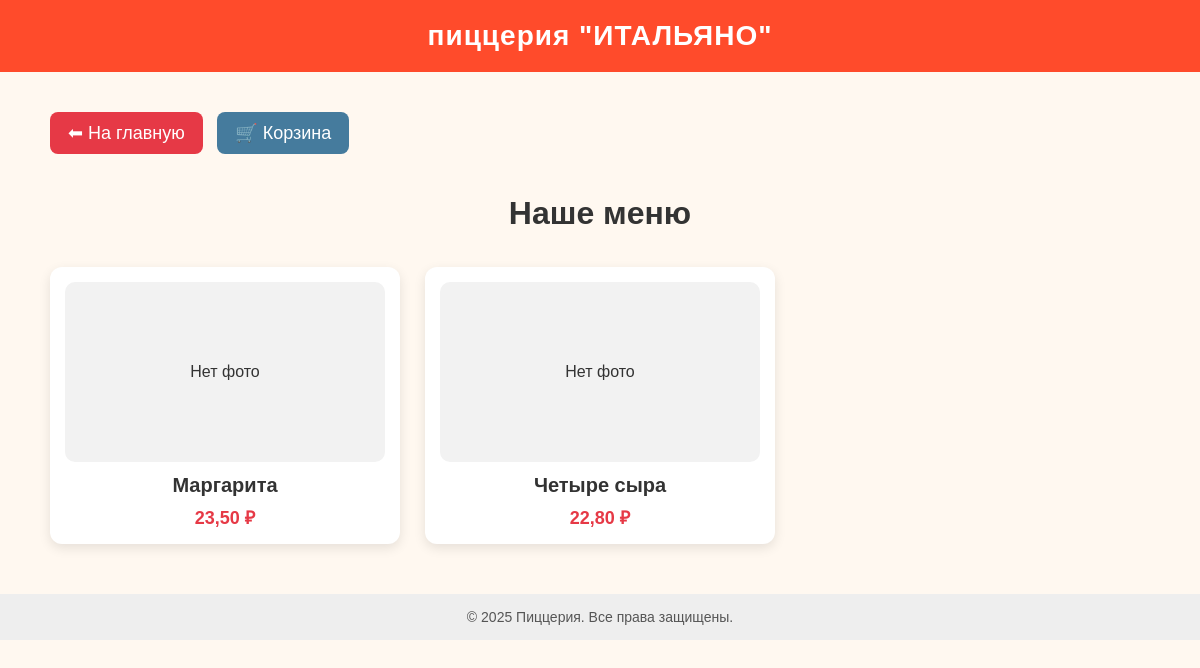
The app's page /menu/, older data.
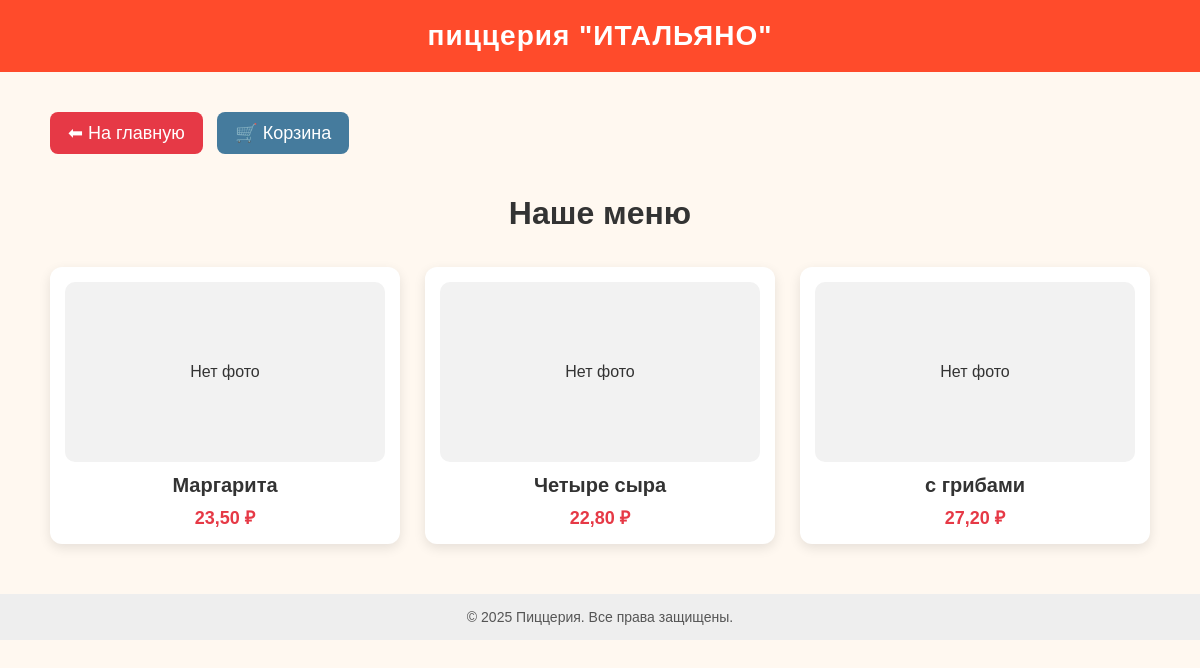
The same page, newer data.
### pizzeria/models.py (models this page shows, shortened)
class Pizza(models.Model):
    name = models.CharField(max_length=100, unique=True, verbose_name='Название')
    image = models.ImageField(upload_to='pizzas/', blank=True, null=True, verbose_name='Фото')
    ingredients = models.TextField(verbose_name='Состав')
    price = models.DecimalField(max_digits=7, decimal_places=2, verbose_name='Цена')
    slug = models.SlugField(unique=True, blank=True, null=True)

### pizzeria/views.py (the view)
# urls.py: path('menu/', views.menu_view, name='menu'),
def menu_view(request):
    pizzas = Pizza.objects.all()
    return render(request, 'pizzeria/menu.html', {'pizzas': pizzas})

### pizzeria/templates/pizzeria/menu.html (shortened to what this page needs)
{% extends "pizzeria/base.html" %}
{% block content %}
<div class="menu-wrapper">
    <a href="{% url 'home' %}"
       style="
           display:inline-block;
           margin-bottom:20px;
           padding:10px 18px;
           background:#e63946;
           color:white;
           border-radius:8px;
           text-decoration:none;
           font-size:18px;
       ">
        ⬅ На главную
    </a>
    <a href="{% url 'cart' %}"
   style="
       display:inline-block;
       padding:10px 18px;
       background:#457b9d;
       color:white;
       border-radius:8px;
       text-decoration:none;
       font-size:18px;
       margin-left:10px;
   ">
    🛒 Корзина
</a>
    <h1 style="text-align:center; font-size:32px; margin-bottom:35px;">
        Наше меню
    </h1>
    <div class="menu-grid">
        {% for pizza in pizzas %}
        <a href="{% url 'pizza_detail' pizza.slug %}" class="pizza-card">
            {% if pizza.image %}
                <img src="{{ pizza.image.url }}" alt="{{ pizza.name }}" class="pizza-img">
            {% else %}
                <div class="pizza-img" style="background:#f2f2f2; display:flex; align-items:center; justify-content:center;">
                    Нет фото
                </div>
            {% endif %}
            <div class="pizza-name">{{ pizza.name }}</div>
            <div class="pizza-price">{{ pizza.price }} ₽</div>
        </a>
        {% endfor %}
    </div>
</div>
{% endblock %}

Row changes from the older to the newer data that the page shows:
added Pizza: image "Нет фото", name "с грибами", price "27,20"
